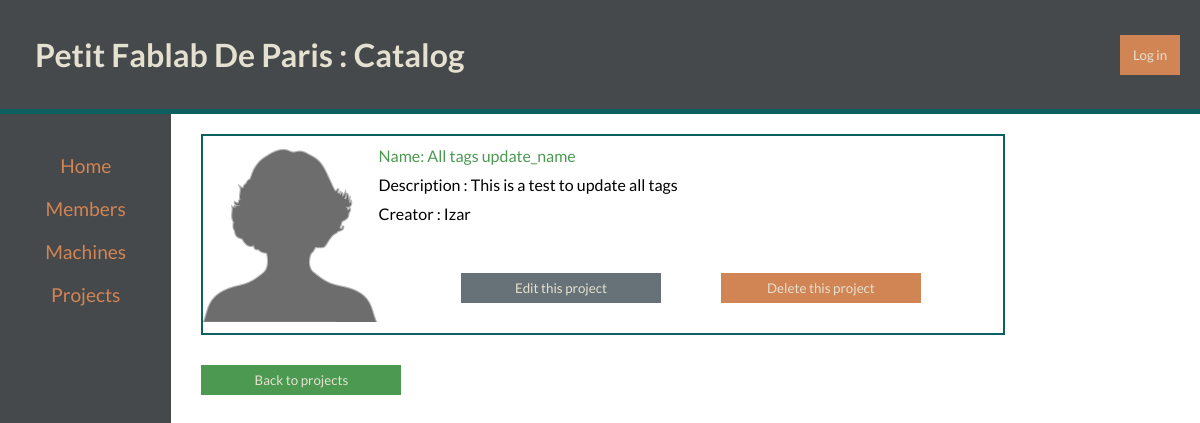
Page /catalog/projects/13/ on the committed database.
### setup_database.py (models this page shows)
class Project(Base):
    __tablename__ = 'project'
    id = Column(Integer, primary_key=True)
    name = Column(String(250))
    description = Column(String(450))
    picture = Column(String(250), default="blank_project.gif")
    source = Column(String(850))
    end_date = Column(String(10)) #DD/MM/YY
    member_id = Column(Integer, ForeignKey('member.id'))
    member = relationship(Member)

class Member(Base):
    __tablename__ = 'member'
    id = Column(Integer, primary_key=True)
    name = Column(String(250), nullable=False)
    email = Column(String(250), nullable=False)
    inscription_date = Column(String(250)) #DD/MM/YY
    picture = Column(String(250), default="blank_user.gif")

### catalog.py (the view)
@app.route('/catalog/projects/<int:project_id>/')
def show_project(project_id):
    session = DBSession()
    project = session.query(Project).filter_by(id=project_id).one()
    member = session.query(Member).filter_by(id=project.member_id).one()
    session.close()
    return render_template('project.html', project=project, member=member)

### templates/project.html (shortened to what this page needs)
{% extends "main.html" %}
{% block content %}
<div class="element__container ">
  <img src="{{ url_for('static', filename='project/blank_project.gif') }}">
  <div>
    <p class="color__green">Name: {{ project.name }}</p>
    <p>Description : {{ project.description }}</p>
    <p>Creator : {{ member.name }}
    <div class="btn__container">
     <div class="btn__wrapper">
        <a href="{{ url_for('edit_project', project_id = project.id) }}">
          <button class="btn__edit">Edit this project</button>
        </a>
      </div>
      <div class="btn__wrapper">
        <a href="{{ url_for('delete_project', project_id = project.id) }}">
          <button class="btn__confirm-delete">Delete this project</button>
        </a>
      </div>
    </div>
  </div>
</div>
<div class="btn__wrapper">
  <a href="{{ url_for('show_projects') }}">
    <button class="btn__new-project">
      Back to projects
    </button>
  </a>
</div>
{% endblock %}

### static/styles.css (style rules this page uses)
* { margin:0px; padding:0px; font-family:'Lato', sans-serif; }
html { height:100%; }
body { position:absolute; width:100%; height:100%; }
a { color:inherit; text-decoration:none; }
.element__container { display:flex; flex-direction: row; border: solid #0C6062 2px; width : 800px; height:auto; align-items: center; margin:20px 30px; }
.element__container > img { flex:1; }
.element__container > div { flex:4; }
.content p { margin:10px 0px; }
.btn__wrapper { display:block; text-align: left; margin:30px; }
.btn__new-project { text-align: center; text-decoration: none; border: none; width:200px; height:30px; background-color:#4C9952; color:#E5E1D0; }
.btn__edit { margin-top:10px; text-align: center; text-decoration: none; border: none; width:200px; height:30px; background-color:#667278; color:#E5E1D0; }
.btn__confirm-delete { margin-top:10px; text-align: center; text-decoration: none; border: none; width:200px; height:30px; background-color:#D18454; color:#E5E1D0; }
.btn__container { display:flex; flex-direction: row; flex-wrap: wrap; align-items: center; justify-content: center; }
.color__green { color:#4C9952; }

### rows in the picture
Project: name "All tags update_name", description "This is a test to update all tags"
Member: name "Izar"
